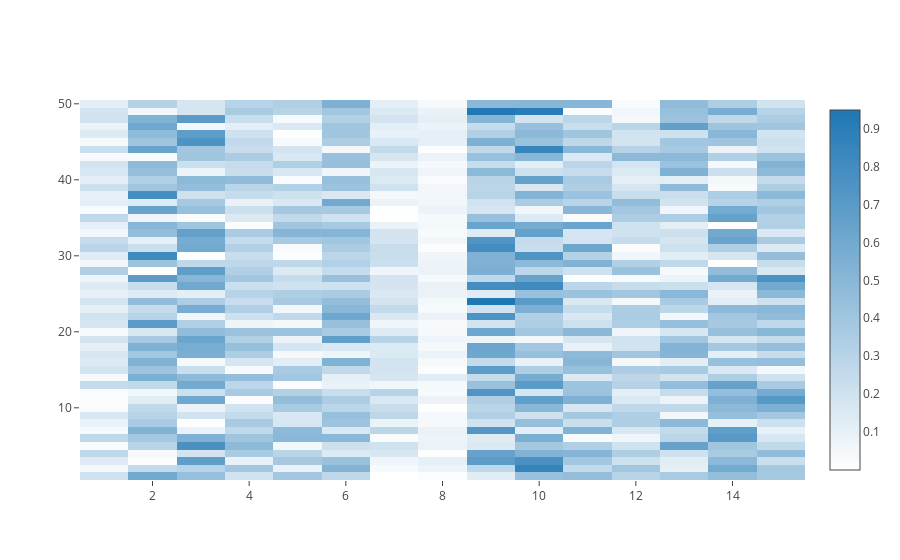

The notebook cell saved with this chart:
### Code cell
trace = go.Heatmap(z=qui,
                   x=index_x,
                   y=index_y,
                   colorscale=[[0.0, 'rgb(255,255,255)'], [1.0, 'rgb(31, 119, 180)']])

data=[trace]
iplot(data, filename='labelled-heatmap')

### Figure 1 — Plotly figure (JSON) as saved in the notebook; plotly's stock layout.template omitted (floating-point values rounded to 4 significant figures; data arrays with more than 128 entries replaced by an {"elided": "..."} marker saying what was removed)
{"data": [{"colorscale": [[0, "rgb(255,255,255)"], [1, "rgb(31, 119, 180)"]], "type": "heatmap", "uid": "94ecfe8c-1e89-43d2-8579-5926b1324de7", "x": [1, 2, 3, 4, 5, 6, 7, 8, 9, 10, 11, 12, 13, 14], "y": [1, 2, 3, 4, 5, 6, 7, 8, 9, 10, 11, 12, 13, 14, 15, 16, 17, 18, 19, 20, 21, 22, 23, 24, 25, 26, 27, 28, 29, 30, 31, 32, 33, 34, 35, 36, 37, 38, 39, 40, 41, 42, 43, 44, 45, 46, 47, 48, 49], "z": {"elided": "50x15 float values"}}], "layout": {}}
